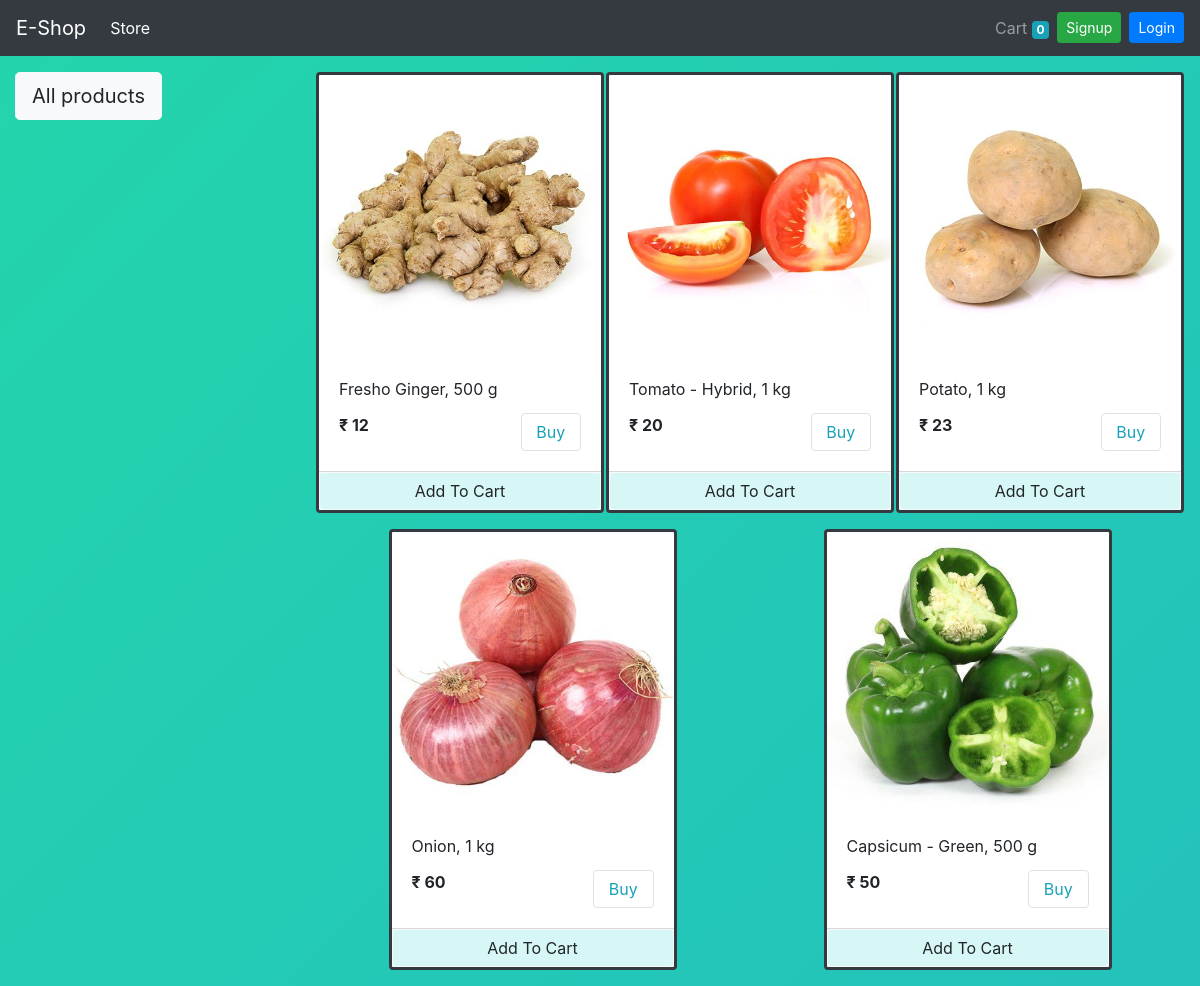
Screenshot of /store?category=3 with the database file from the repository.
### store/models/product.py (models this page shows, shortened)
class Product(models.Model):
    name = models.CharField(max_length=50,null=False)
    price = models.IntegerField(default=0,null=False)
    category = models.ForeignKey(Category, on_delete=models.CASCADE, default=1)
    description = models.CharField(max_length=200, default='' , null=False , blank=False)
    image = models.ImageField(upload_to='uploads/products/',null=False)
    @staticmethod
    def get_all_products_by_categoryid(category_id):
        if category_id:
            return Product.objects.filter(category = category_id)
        else:
            return Product.get_all_products();

### store/views/home.py (the view)
# urls.py: path('' , include('store.urls'))
def store(request):
    cart = request.session.get('cart')
    if not cart:
        request.session['cart'] = {}
    products = None
    categories = Category.get_all_categories()
    categoryID = request.GET.get('category')
    if categoryID:
        products = Product.get_all_products_by_categoryid(categoryID)
    else:
        products = Product.get_all_products();
    data = {}
    data['products'] = products
    data['categories'] = categories
    print('you are : ', request.session.get('email'))
    return render(request, 'index.html', data)

### store/models/category.py (called while the page is built)
    @staticmethod
    def get_all_categories():
        return Category.objects.all()

### store/templatetags/cart.py (called while the page is built)
@register.filter(name='is_in_cart')
def is_in_cart(product  , cart):
    keys = cart.keys()
    for id in keys:
        if int(id) == product.id:
            return True
    return False;

### store/templatetags/custom_filter.py (called while the page is built)
@register.filter(name='currency')
def currency(number):
    return "₹ "+str(number)

### store/templates/index.html (shortened to what this page needs)
{% extends 'base.html' %}
{% block content %}
{% load cart %}
{% load custom_filter %}
<div class="container-fluid mt-3">
	<div class="row">
		<div class="col-lg-3 mx-auto">
			<div class="list-group">
				<div class="accordion accordion-flush" id="accordionFlushExample">
  <div class="accordion-item">
    <h2 class="accordion-header mb-0" id="flush-headingOne">
      <button class="accordion-button collapsed btn btn-light btn-lg mb-0" type="button" data-bs-toggle="collapse" data-bs-target="#flush-collapseOne" aria-expanded="false" aria-controls="flush-collapseOne">
        All products
      </button>
    </h2>
  </div>
				</div>
			</div>
		</div>
		<div id='products' class="col-lg-9 mx-auto">
			<div class="row mx-auto">
				{% for product in products %}
				<div class="card mx-auto mb-3 border-dark rounded" id={{product.id}} style="width: 18rem; border-width: 3px;">
					<img class="card-img-top" src="{{product.image.url}}" alt="Card image cap">
					<div class="card-body">
						<p class="card-title">{{product.name}}</p>
						<p class="card-text"><b>{{product.price|currency}}</b>
						<a href="#" data-toggle="modal" data-target="#product_{{product.id}}" class="btn btn-outline-info border rounded  col-lg-3 float-right card-text">Buy</a>
						</p>
					</div>
					<div class="card-footer p-0 no-gutters">
						{% if product|is_in_cart:request.session.cart %}
						<div class="row no-gutters">
							<form action="/#{{product.id}}" class="col-2 " method="post">
								{% csrf_token %}
								<input hidden type="text" name='product' value='{{product.id}}'>
								<input hidden type="text" name='remove' value='True'>
								<input type="submit" value=" - " class="btn btn-block btn-light border-right">
							</form>
							<div class="text-center col">{{product|cart_quantity:request.session.cart}} in Cart</div>
							<form action="/#{{product.id}}" class="col-2 " method="post">
								{% csrf_token %}
								<input hidden type="text" name='product' value='{{product.id}}'>
								<input type="submit" value=" + " class="btn btn-block btn-light border-left">
							</form>
						</div>
						{% else %}
						<form action="/#{{product.id}}" method="POST" class="btn-block">
							<input type="submit" class="float-right btn btn-light  form-control"
								   style = "background:#d7f7f6;"
								value="Add To Cart">
						</form>
						{% endif %}
					</div>
				</div>
				{% endfor %}
			</div>
		</div>
	</div>
</div>
{% endblock %}

### store/templates/base.html (style rules this page uses)
body { background: linear-gradient(-45deg, #ee7752, #e73c7e, #23a6d5, #23d5ab); background-size: 1000vh 1000vh; animation: gradient 15s ease infinite; }

### rows the page displays
Product: image (picture), name "Fresho Ginger, 500 g", price "₹ 12"
Product: image (picture), name "Tomato - Hybrid, 1 kg", price "₹ 20"
Product: image (picture), name "Potato, 1 kg", price "₹ 23"
Product: image (picture), name "Onion, 1 kg", price "₹ 60"
Product: {{ product.id }} 18 (drawn), image (picture), name "Capsicum - Green, 500 g", price "₹ 50"

### other values shown
{{ request.session.cart.keys|length }} "0"
